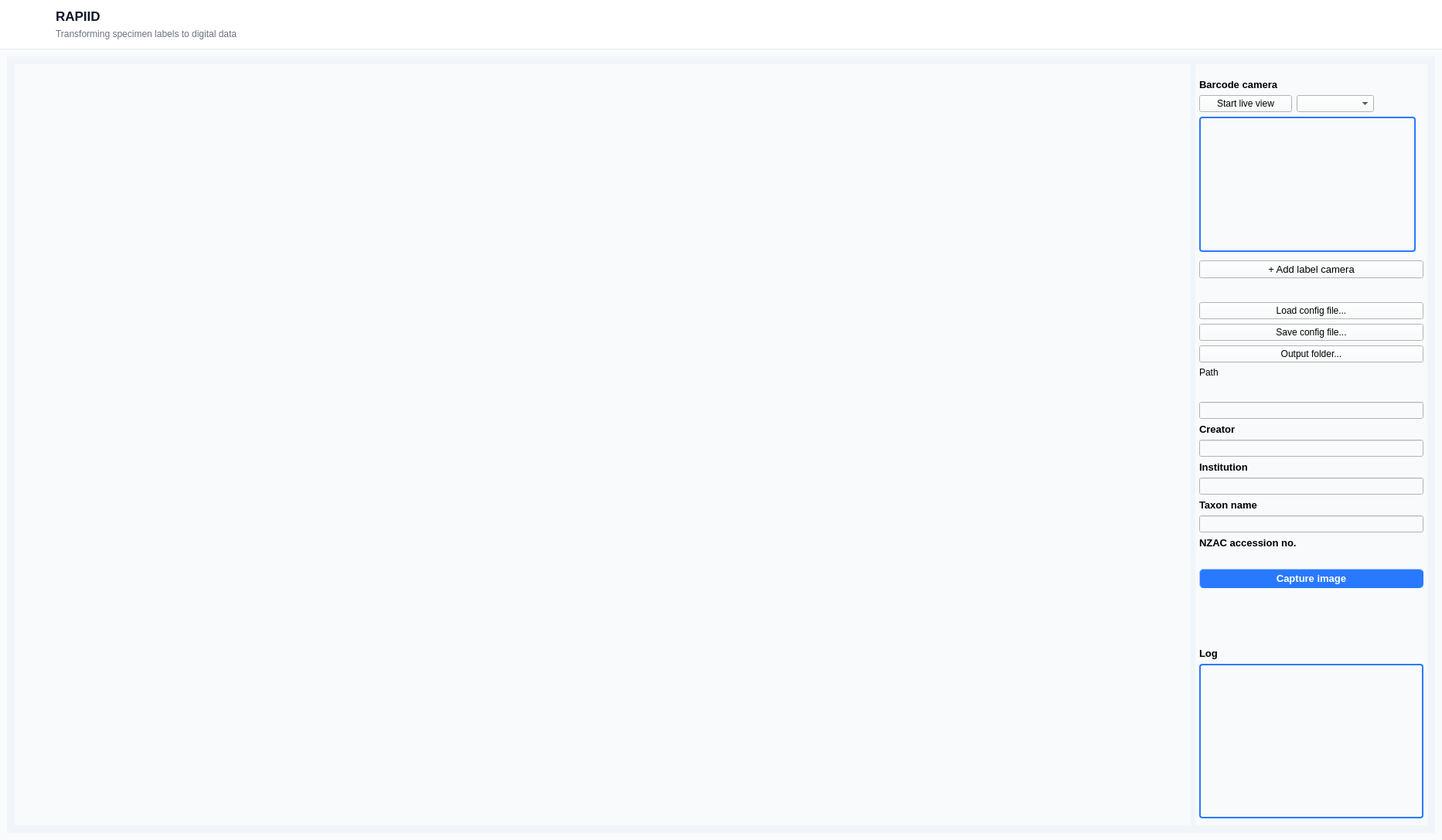
<?xml version="1.0" encoding="UTF-8"?>
<ui version="4.0">
 <class>MainWindow</class>
 <widget class="QMainWindow" name="MainWindow">
  <property name="geometry">
   <rect>
    <x>0</x>
    <y>0</y>
    <width>1865</width>
    <height>1087</height>
   </rect>
  </property>
  <property name="windowTitle">
   <string>RAPIID v4.0.1</string>
  </property>
  <widget class="QWidget" name="centralwidget">
   <property name="styleSheet">
    <string notr="true">QWidget#centralwidget { background-color: #f8fafc; }</string>
   </property>
   <layout class="QVBoxLayout" name="verticalLayout_main">
    <property name="spacing">
     <number>0</number>
    </property>
    <property name="leftMargin">
     <number>0</number>
    </property>
    <property name="topMargin">
     <number>0</number>
    </property>
    <property name="rightMargin">
     <number>0</number>
    </property>
    <property name="bottomMargin">
     <number>0</number>
    </property>
    <item>
     <widget class="QWidget" name="headerWidget" native="true">
      <property name="sizePolicy">
       <sizepolicy hsizetype="Preferred" vsizetype="Fixed">
        <horstretch>0</horstretch>
        <verstretch>0</verstretch>
       </sizepolicy>
      </property>
      <property name="minimumSize">
       <size>
        <width>0</width>
        <height>64</height>
       </size>
      </property>
      <property name="maximumSize">
       <size>
        <width>16777215</width>
        <height>64</height>
       </size>
      </property>
      <property name="styleSheet">
       <string notr="true">
        #headerWidget {
            background-color: #ffffff;
            border-bottom: 1px solid #e5e7eb;
        }
       </string>
      </property>
      <layout class="QHBoxLayout" name="headerLayout">
       <property name="spacing">
        <number>12</number>
       </property>
       <property name="leftMargin">
        <number>16</number>
       </property>
       <property name="topMargin">
        <number>10</number>
       </property>
       <property name="rightMargin">
        <number>16</number>
       </property>
       <property name="bottomMargin">
        <number>10</number>
       </property>
       <item>
        <widget class="QLabel" name="headerIconLabel">
         <property name="sizePolicy">
          <sizepolicy hsizetype="Fixed" vsizetype="Fixed">
           <horstretch>0</horstretch>
           <verstretch>0</verstretch>
          </sizepolicy>
         </property>
         <property name="minimumSize">
          <size>
           <width>44</width>
           <height>44</height>
          </size>
         </property>
         <property name="maximumSize">
          <size>
           <width>44</width>
           <height>44</height>
          </size>
         </property>
         <property name="text">
          <string/>
         </property>
         <property name="alignment">
          <set>Qt::AlignCenter</set>
         </property>
        </widget>
       </item>
       <item>
        <layout class="QVBoxLayout" name="headerTextLayout">
         <property name="spacing">
          <number>2</number>
         </property>
         <item>
          <widget class="QLabel" name="headerTitleLabel">
           <property name="font">
            <font>
             <pointsize>13</pointsize>
             <weight>75</weight>
             <bold>true</bold>
            </font>
           </property>
           <property name="styleSheet">
            <string notr="true">color: #111827; background: transparent;</string>
           </property>
           <property name="text">
            <string>RAPIID</string>
           </property>
          </widget>
         </item>
         <item>
          <widget class="QLabel" name="headerSubtitleLabel">
           <property name="font">
            <font>
             <pointsize>9</pointsize>
            </font>
           </property>
           <property name="styleSheet">
            <string notr="true">color: #6b7280; background: transparent;</string>
           </property>
           <property name="text">
            <string>Transforming specimen labels to digital data</string>
           </property>
          </widget>
         </item>
        </layout>
       </item>
       <item>
        <spacer name="headerSpacer">
         <property name="orientation">
          <enum>Qt::Horizontal</enum>
         </property>
         <property name="sizeHint" stdset="0">
          <size>
           <width>40</width>
           <height>20</height>
          </size>
         </property>
        </spacer>
       </item>
      </layout>
     </widget>
    </item>
    <item>
     <widget class="QScrollArea" name="scrollArea">
      <property name="styleSheet">
       <string notr="true">QScrollArea { background-color: #f1f5f9; border: none; }</string>
      </property>
      <property name="widgetResizable">
       <bool>true</bool>
      </property>
      <widget class="QWidget" name="scrollAreaWidgetContents">
       <property name="geometry">
        <rect>
         <x>0</x>
         <y>0</y>
         <width>1865</width>
         <height>1023</height>
        </rect>
       </property>
       <property name="styleSheet">
        <string notr="true">background-color: #f8fafc;</string>
       </property>
       <layout class="QHBoxLayout" name="horizontalLayout_9">
        <item>
         <widget class="QWidget" name="horizontalWidget" native="true">
          <property name="styleSheet">
           <string notr="true">background-color: #f1f5f9;</string>
          </property>
          <layout class="QHBoxLayout" name="horizontalLayout_2">
           <property name="leftMargin">
            <number>10</number>
           </property>
           <property name="topMargin">
            <number>10</number>
           </property>
           <property name="rightMargin">
            <number>10</number>
           </property>
           <property name="bottomMargin">
            <number>10</number>
           </property>
           <item>
            <widget class="QScrollArea" name="labelCameraScrollArea">
             <property name="styleSheet">
              <string notr="true">background-color: #f8fafc;</string>
             </property>
             <property name="frameShape">
              <enum>QFrame::NoFrame</enum>
             </property>
             <property name="horizontalScrollBarPolicy">
              <enum>Qt::ScrollBarAlwaysOff</enum>
             </property>
             <property name="widgetResizable">
              <bool>true</bool>
             </property>
             <widget class="QWidget" name="labelCameraScrollContents">
              <property name="geometry">
               <rect>
                <x>0</x>
                <y>0</y>
                <width>1521</width>
                <height>985</height>
               </rect>
              </property>
              <property name="styleSheet">
               <string notr="true">background-color: #f8fafc;</string>
              </property>
              <layout class="QVBoxLayout" name="labelCameraContainer_layout"/>
             </widget>
            </widget>
           </item>
           <item>
            <widget class="QWidget" name="verticalWidget_4" native="true">
             <property name="sizePolicy">
              <sizepolicy hsizetype="Fixed" vsizetype="Preferred">
               <horstretch>0</horstretch>
               <verstretch>0</verstretch>
              </sizepolicy>
             </property>
             <property name="minimumSize">
              <size>
               <width>300</width>
               <height>0</height>
              </size>
             </property>
             <property name="maximumSize">
              <size>
               <width>300</width>
               <height>16777215</height>
              </size>
             </property>
             <property name="styleSheet">
              <string notr="true">background-color: #f8fafc;</string>
             </property>
             <layout class="QVBoxLayout" name="verticalLayout_4">
              <property name="sizeConstraint">
               <enum>QLayout::SetDefaultConstraint</enum>
              </property>
              <property name="leftMargin">
               <number>5</number>
              </property>
              <property name="topMargin">
               <number>2</number>
              </property>
              <property name="rightMargin">
               <number>5</number>
              </property>
              <item>
               <widget class="QLabel" name="barcode_webcam_label">
                <property name="sizePolicy">
                 <sizepolicy hsizetype="Preferred" vsizetype="Fixed">
                  <horstretch>0</horstretch>
                  <verstretch>0</verstretch>
                 </sizepolicy>
                </property>
                <property name="minimumSize">
                 <size>
                  <width>0</width>
                  <height>32</height>
                 </size>
                </property>
                <property name="maximumSize">
                 <size>
                  <width>16777215</width>
                  <height>32</height>
                 </size>
                </property>
                <property name="font">
                 <font>
                  <pointsize>10</pointsize>
                  <weight>75</weight>
                  <bold>true</bold>
                 </font>
                </property>
                <property name="text">
                 <string>Barcode camera</string>
                </property>
                <property name="alignment">
                 <set>Qt::AlignBottom|Qt::AlignLeading|Qt::AlignLeft</set>
                </property>
               </widget>
              </item>
              <item>
               <layout class="QHBoxLayout" name="horizontalLayout">
                <item>
                 <layout class="QVBoxLayout" name="verticalLayout_10">
                  <item>
                   <widget class="QPushButton" name="pushButton_barcode_webcam">
                    <property name="sizePolicy">
                     <sizepolicy hsizetype="Fixed" vsizetype="Fixed">
                      <horstretch>0</horstretch>
                      <verstretch>0</verstretch>
                     </sizepolicy>
                    </property>
                    <property name="minimumSize">
                     <size>
                      <width>120</width>
                      <height>0</height>
                     </size>
                    </property>
                    <property name="text">
                     <string>Start live view</string>
                    </property>
                   </widget>
                  </item>
                 </layout>
                </item>
                <item>
                 <layout class="QVBoxLayout" name="verticalLayout_11">
                  <item>
                   <widget class="QComboBox" name="comboBox_selectBarcodeCam">
                    <property name="minimumSize">
                     <size>
                      <width>100</width>
                      <height>0</height>
                     </size>
                    </property>
                   </widget>
                  </item>
                 </layout>
                </item>
                <item>
                 <spacer name="horizontalSpacer">
                  <property name="orientation">
                   <enum>Qt::Horizontal</enum>
                  </property>
                  <property name="sizeHint" stdset="0">
                   <size>
                    <width>40</width>
                    <height>20</height>
                   </size>
                  </property>
                 </spacer>
                </item>
               </layout>
              </item>
              <item>
               <widget class="QLabel" name="barcode_camera">
                <property name="sizePolicy">
                 <sizepolicy hsizetype="Fixed" vsizetype="Fixed">
                  <horstretch>0</horstretch>
                  <verstretch>0</verstretch>
                 </sizepolicy>
                </property>
                <property name="minimumSize">
                 <size>
                  <width>280</width>
                  <height>175</height>
                 </size>
                </property>
                <property name="maximumSize">
                 <size>
                  <width>280</width>
                  <height>175</height>
                 </size>
                </property>
                <property name="styleSheet">
                 <string notr="true">QFrame, QLabel, QToolTip {
    border: 2px solid #2979ff;
    border-radius: 4px;
    padding: 2px;
}</string>
                </property>
                <property name="frameShape">
                 <enum>QFrame::Box</enum>
                </property>
                <property name="text">
                 <string/>
                </property>
                <property name="scaledContents">
                 <bool>true</bool>
                </property>
                <property name="alignment">
                 <set>Qt::AlignCenter</set>
                </property>
               </widget>
              </item>
              <item>
               <spacer name="verticalSpacer_6">
                <property name="orientation">
                 <enum>Qt::Vertical</enum>
                </property>
                <property name="sizeType">
                 <enum>QSizePolicy::Fixed</enum>
                </property>
                <property name="sizeHint" stdset="0">
                 <size>
                  <width>20</width>
                  <height>5</height>
                 </size>
                </property>
               </spacer>
              </item>
              <item>
               <widget class="QPushButton" name="pushButton_add_label_cam">
                <property name="font">
                 <font>
                  <pointsize>10</pointsize>
                 </font>
                </property>
                <property name="text">
                 <string>+ Add label camera</string>
                </property>
               </widget>
              </item>
              <item>
               <spacer name="verticalSpacer_7">
                <property name="orientation">
                 <enum>Qt::Vertical</enum>
                </property>
                <property name="sizeType">
                 <enum>QSizePolicy::Fixed</enum>
                </property>
                <property name="sizeHint" stdset="0">
                 <size>
                  <width>20</width>
                  <height>25</height>
                 </size>
                </property>
               </spacer>
              </item>
              <item>
               <widget class="QPushButton" name="pushButton_load_config">
                <property name="text">
                 <string>Load config file...</string>
                </property>
               </widget>
              </item>
              <item>
               <widget class="QPushButton" name="pushButton_writeConfig">
                <property name="text">
                 <string>Save config file...</string>
                </property>
               </widget>
              </item>
              <item>
               <widget class="QPushButton" name="pushButton_outputFolder">
                <property name="text">
                 <string>Output folder...</string>
                </property>
               </widget>
              </item>
              <item>
               <widget class="QLabel" name="display_path">
                <property name="frameShape">
                 <enum>QFrame::NoFrame</enum>
                </property>
                <property name="frameShadow">
                 <enum>QFrame::Plain</enum>
                </property>
                <property name="text">
                 <string>Path</string>
                </property>
                <property name="wordWrap">
                 <bool>true</bool>
                </property>
               </widget>
              </item>
              <item>
               <spacer name="verticalSpacer">
                <property name="orientation">
                 <enum>Qt::Vertical</enum>
                </property>
                <property name="sizeType">
                 <enum>QSizePolicy::Fixed</enum>
                </property>
                <property name="sizeHint" stdset="0">
                 <size>
                  <width>20</width>
                  <height>25</height>
                 </size>
                </property>
               </spacer>
              </item>
              <item>
               <widget class="QLineEdit" name="lineEdit_creator"/>
              </item>
              <item>
               <widget class="QLabel" name="label_creator">
                <property name="font">
                 <font>
                  <pointsize>10</pointsize>
                  <weight>75</weight>
                  <bold>true</bold>
                 </font>
                </property>
                <property name="text">
                 <string>Creator</string>
                </property>
               </widget>
              </item>
              <item>
               <widget class="QLineEdit" name="lineEdit_institution"/>
              </item>
              <item>
               <widget class="QLabel" name="label_institution">
                <property name="font">
                 <font>
                  <pointsize>10</pointsize>
                  <weight>75</weight>
                  <bold>true</bold>
                 </font>
                </property>
                <property name="text">
                 <string>Institution</string>
                </property>
               </widget>
              </item>
              <item>
               <widget class="QLineEdit" name="lineEdit_taxon"/>
              </item>
              <item>
               <widget class="QLabel" name="label_taxon">
                <property name="font">
                 <font>
                  <pointsize>10</pointsize>
                  <weight>75</weight>
                  <bold>true</bold>
                 </font>
                </property>
                <property name="text">
                 <string>Taxon name</string>
                </property>
               </widget>
              </item>
              <item>
               <widget class="QLineEdit" name="lineEdit_accession"/>
              </item>
              <item>
               <widget class="QLabel" name="label_accession">
                <property name="sizePolicy">
                 <sizepolicy hsizetype="Preferred" vsizetype="Preferred">
                  <horstretch>0</horstretch>
                  <verstretch>0</verstretch>
                 </sizepolicy>
                </property>
                <property name="font">
                 <font>
                  <pointsize>10</pointsize>
                  <weight>75</weight>
                  <bold>true</bold>
                 </font>
                </property>
                <property name="text">
                 <string>NZAC accession no.</string>
                </property>
                <property name="alignment">
                 <set>Qt::AlignBottom|Qt::AlignLeading|Qt::AlignLeft</set>
                </property>
               </widget>
              </item>
              <item>
               <spacer name="verticalSpacer_5">
                <property name="orientation">
                 <enum>Qt::Vertical</enum>
                </property>
                <property name="sizeType">
                 <enum>QSizePolicy::Fixed</enum>
                </property>
                <property name="sizeHint" stdset="0">
                 <size>
                  <width>20</width>
                  <height>20</height>
                 </size>
                </property>
               </spacer>
              </item>
              <item>
               <widget class="QPushButton" name="pushButton_capture">
                <property name="font">
                 <font>
                  <pointsize>10</pointsize>
                  <weight>75</weight>
                  <bold>true</bold>
                 </font>
                </property>
                <property name="styleSheet">
                 <string notr="true">QPushButton {
    background-color: #2979ff; /* Dark background */
    color: white;              /* Light text */
    border-style: outset;
    border-width: 1px;
    border-radius: 5px;
    border-color: #2979ff;
    padding: 4px;
}
QPushButton:hover {
    background-color: #286aff; /* Slightly lighter on hover */
}
</string>
                </property>
                <property name="text">
                 <string>Capture image</string>
                </property>
               </widget>
              </item>
              <item>
               <spacer name="verticalSpacer_3">
                <property name="orientation">
                 <enum>Qt::Vertical</enum>
                </property>
                <property name="sizeType">
                 <enum>QSizePolicy::Expanding</enum>
                </property>
                <property name="sizeHint" stdset="0">
                 <size>
                  <width>20</width>
                  <height>20</height>
                 </size>
                </property>
               </spacer>
              </item>
              <item>
               <widget class="QLabel" name="label_log">
                <property name="font">
                 <font>
                  <pointsize>10</pointsize>
                  <weight>75</weight>
                  <bold>true</bold>
                 </font>
                </property>
                <property name="text">
                 <string>Log</string>
                </property>
               </widget>
              </item>
              <item>
               <widget class="QListWidget" name="listWidget_log">
                <property name="minimumSize">
                 <size>
                  <width>0</width>
                  <height>200</height>
                 </size>
                </property>
                <property name="maximumSize">
                 <size>
                  <width>1000</width>
                  <height>300</height>
                 </size>
                </property>
                <property name="font">
                 <font>
                  <pointsize>10</pointsize>
                 </font>
                </property>
                <property name="styleSheet">
                 <string notr="true">QFrame, QLabel, QToolTip {
    border: 2px solid #2979ff;
    border-radius: 4px;
    padding: 2px;
}</string>
                </property>
                <property name="frameShape">
                 <enum>QFrame::Box</enum>
                </property>
                <property name="horizontalScrollBarPolicy">
                 <enum>Qt::ScrollBarAsNeeded</enum>
                </property>
                <property name="wordWrap">
                 <bool>true</bool>
                </property>
               </widget>
              </item>
             </layout>
            </widget>
           </item>
          </layout>
         </widget>
        </item>
       </layout>
      </widget>
     </widget>
    </item>
   </layout>
  </widget>
 </widget>
 <resources/>
 <connections/>
</ui>
